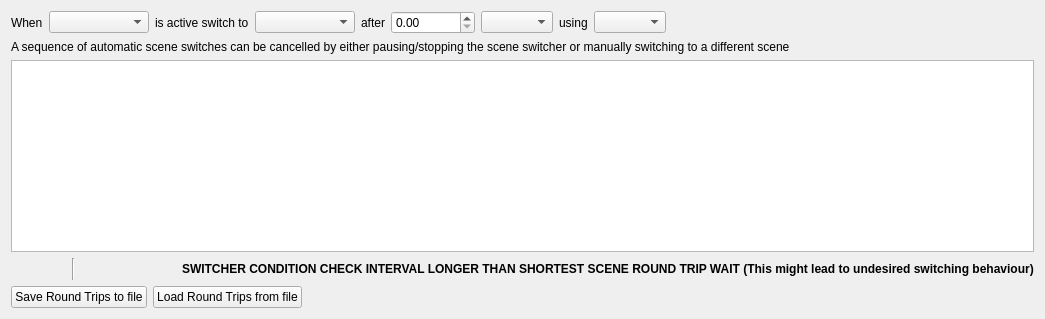
     <widget class="QWidget" name="sceneSequenceTab">
      <attribute name="title">
       <string notr="true">Sequence</string>
      </attribute>
      <layout class="QVBoxLayout" name="verticalLayout_3">
       <item>
        <layout class="QHBoxLayout" name="horizontalLayout_11">
         <item>
          <widget class="QLabel" name="label_10">
           <property name="text">
            <string>When</string>
           </property>
          </widget>
         </item>
         <item>
          <widget class="QComboBox" name="sceneSequenceScenes1">
           <property name="sizePolicy">
            <sizepolicy hsizetype="Maximum" vsizetype="Fixed">
             <horstretch>0</horstretch>
             <verstretch>0</verstretch>
            </sizepolicy>
           </property>
           <property name="minimumSize">
            <size>
             <width>100</width>
             <height>0</height>
            </size>
           </property>
          </widget>
         </item>
         <item>
          <widget class="QLabel" name="label_11">
           <property name="text">
            <string>is active switch to</string>
           </property>
          </widget>
         </item>
         <item>
          <widget class="QComboBox" name="sceneSequenceScenes2">
           <property name="sizePolicy">
            <sizepolicy hsizetype="Maximum" vsizetype="Fixed">
             <horstretch>0</horstretch>
             <verstretch>0</verstretch>
            </sizepolicy>
           </property>
           <property name="minimumSize">
            <size>
             <width>100</width>
             <height>0</height>
            </size>
           </property>
          </widget>
         </item>
         <item>
          <widget class="QLabel" name="label_12">
           <property name="text">
            <string>after</string>
           </property>
          </widget>
         </item>
         <item>
          <widget class="QDoubleSpinBox" name="sceneSequenceSpinBox">
           <property name="suffix">
            <string/>
           </property>
           <property name="maximum">
            <double>999999999.000000000000000</double>
           </property>
          </widget>
         </item>
         <item>
          <widget class="QComboBox" name="sceneSequenceDelayUnits"/>
         </item>
         <item>
          <widget class="QLabel" name="label_17">
           <property name="text">
            <string>using</string>
           </property>
          </widget>
         </item>
         <item>
          <widget class="QComboBox" name="sceneSequenceTransitions"/>
         </item>
         <item>
          <spacer name="horizontalSpacer_9">
           <property name="orientation">
            <enum>Qt::Horizontal</enum>
           </property>
           <property name="sizeHint" stdset="0">
            <size>
             <width>40</width>
             <height>20</height>
            </size>
           </property>
          </spacer>
         </item>
        </layout>
       </item>
       <item>
        <widget class="QLabel" name="label_35">
         <property name="text">
          <string>A sequence of automatic scene switches can be cancelled by either pausing/stopping the scene switcher or manually switching to a different scene</string>
         </property>
        </widget>
       </item>
       <item>
        <widget class="QListWidget" name="sceneSequences">
         <property name="sizePolicy">
          <sizepolicy hsizetype="Expanding" vsizetype="Expanding">
           <horstretch>0</horstretch>
           <verstretch>0</verstretch>
          </sizepolicy>
         </property>
         <property name="sortingEnabled">
          <bool>false</bool>
         </property>
        </widget>
       </item>
       <item>
        <layout class="QHBoxLayout" name="horizontalLayout_10">
         <item>
          <widget class="QPushButton" name="sceneSequenceAdd">
           <property name="maximumSize">
            <size>
             <width>22</width>
             <height>22</height>
            </size>
           </property>
           <property name="flat">
            <bool>true</bool>
           </property>
           <property name="themeID" stdset="0">
            <string notr="true">addIconSmall</string>
           </property>
          </widget>
         </item>
         <item>
          <widget class="QPushButton" name="sceneSequenceRemove">
           <property name="maximumSize">
            <size>
             <width>22</width>
             <height>22</height>
            </size>
           </property>
           <property name="flat">
            <bool>true</bool>
           </property>
           <property name="themeID" stdset="0">
            <string notr="true">removeIconSmall</string>
           </property>
          </widget>
         </item>
         <item>
          <spacer name="horizontalSpacer_112">
           <property name="orientation">
            <enum>Qt::Horizontal</enum>
           </property>
           <property name="sizeType">
            <enum>QSizePolicy::Fixed</enum>
           </property>
           <property name="sizeHint" stdset="0">
            <size>
             <width>5</width>
             <height>20</height>
            </size>
           </property>
          </spacer>
         </item>
         <item>
          <widget class="Line" name="line_37">
           <property name="orientation">
            <enum>Qt::Vertical</enum>
           </property>
          </widget>
         </item>
         <item>
          <spacer name="horizontalSpacer_113">
           <property name="orientation">
            <enum>Qt::Horizontal</enum>
           </property>
           <property name="sizeType">
            <enum>QSizePolicy::Fixed</enum>
           </property>
           <property name="sizeHint" stdset="0">
            <size>
             <width>5</width>
             <height>20</height>
            </size>
           </property>
          </spacer>
         </item>
         <item>
          <widget class="QPushButton" name="sceneSequenceUp">
           <property name="maximumSize">
            <size>
             <width>22</width>
             <height>22</height>
            </size>
           </property>
           <property name="text">
            <string/>
           </property>
           <property name="icon">
            <iconset>
             <normaloff>../../../forms/images/up.svg</normaloff>../../../forms/images/up.svg</iconset>
           </property>
           <property name="flat">
            <bool>true</bool>
           </property>
           <property name="themeID" stdset="0">
            <string>upArrowIconSmall</string>
           </property>
          </widget>
         </item>
         <item>
          <widget class="QPushButton" name="sceneSequenceDown">
           <property name="maximumSize">
            <size>
             <width>22</width>
             <height>22</height>
            </size>
           </property>
           <property name="text">
            <string/>
           </property>
           <property name="icon">
            <iconset>
             <normaloff>../../../forms/images/down.svg</normaloff>../../../forms/images/down.svg</iconset>
           </property>
           <property name="flat">
            <bool>true</bool>
           </property>
           <property name="themeID" stdset="0">
            <string>downArrowIconSmall</string>
           </property>
          </widget>
         </item>
         <item>
          <spacer name="horizontalSpacer_8">
           <property name="orientation">
            <enum>Qt::Horizontal</enum>
           </property>
           <property name="sizeHint" stdset="0">
            <size>
             <width>40</width>
             <height>20</height>
            </size>
           </property>
          </spacer>
         </item>
         <item>
          <widget class="QLabel" name="intervalWarning">
           <property name="font">
            <font>
             <weight>75</weight>
             <bold>true</bold>
            </font>
           </property>
           <property name="text">
            <string>SWITCHER CONDITION CHECK INTERVAL LONGER THAN SHORTEST SCENE ROUND TRIP WAIT (This might lead to undesired switching behaviour)</string>
           </property>
          </widget>
         </item>
        </layout>
       </item>
       <item>
        <layout class="QHBoxLayout" name="horizontalLayout_28">
         <item>
          <widget class="QPushButton" name="sceneSequenceSave">
           <property name="text">
            <string>Save Round Trips to file</string>
           </property>
          </widget>
         </item>
         <item>
          <widget class="QPushButton" name="sceneSequenceLoad">
           <property name="text">
            <string>Load Round Trips from file</string>
           </property>
          </widget>
         </item>
         <item>
          <spacer name="horizontalSpacer_26">
           <property name="orientation">
            <enum>Qt::Horizontal</enum>
           </property>
           <property name="sizeHint" stdset="0">
            <size>
             <width>40</width>
             <height>20</height>
            </size>
           </property>
          </spacer>
         </item>
        </layout>
       </item>
      </layout>
     </widget>
